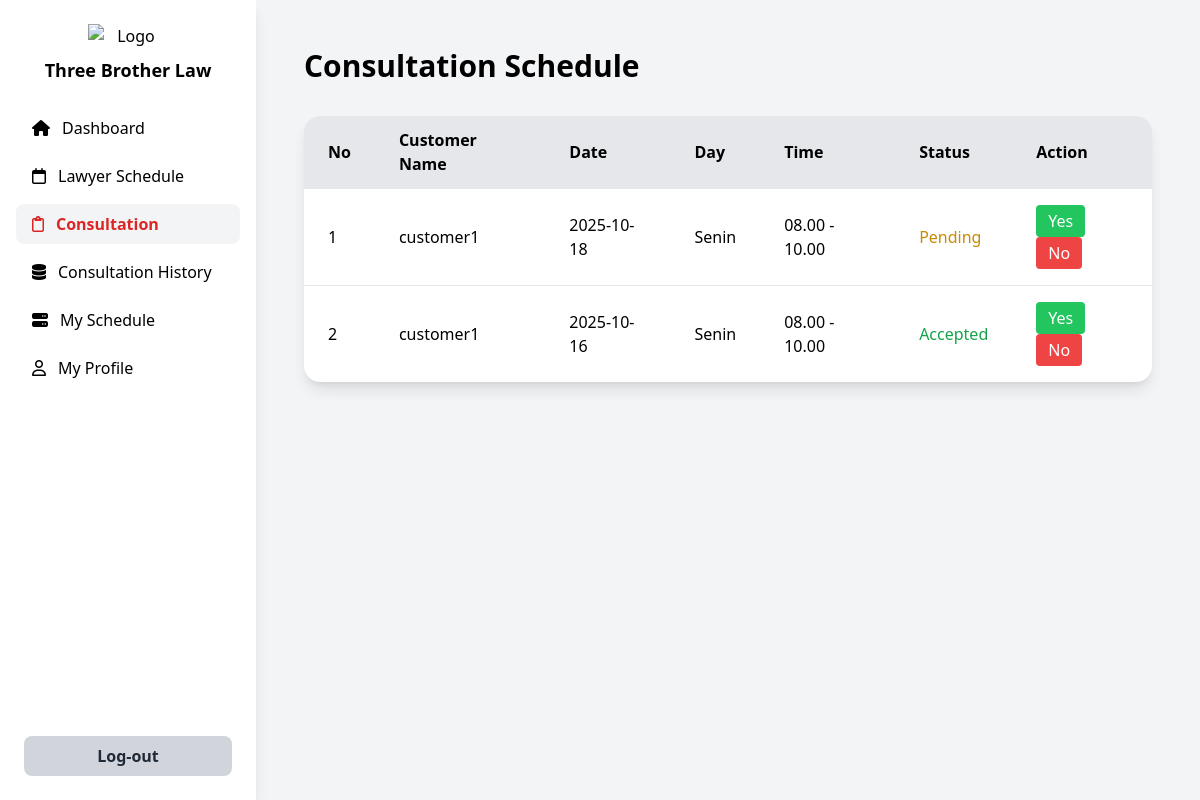
Page /pengacara/consultation/consultation.php (signed in) on the earlier database version.
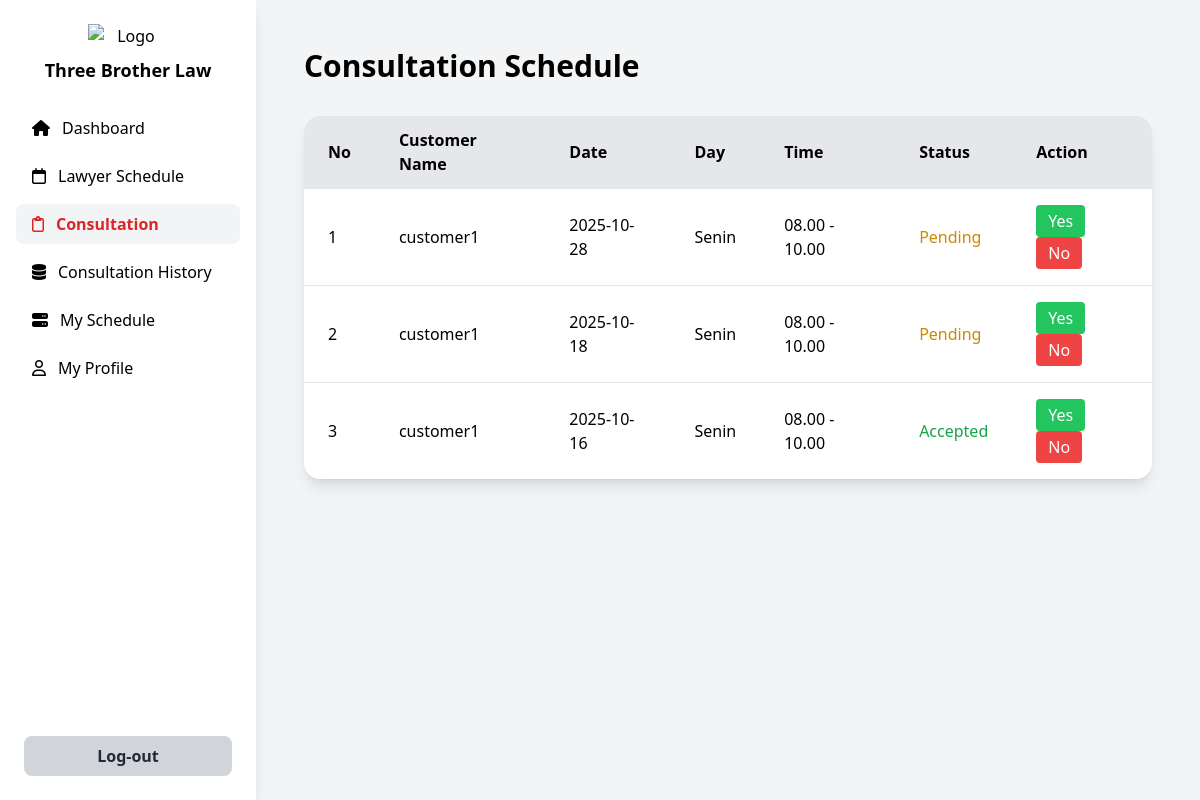
Same page on the later database version.
### tables this page shows
CREATE TABLE `consultation_schedule` (
  `id` int NOT NULL,
  `lawyer_id` int DEFAULT NULL,
  `customer_id` int DEFAULT NULL,
  `customer_name` varchar(100) NOT NULL,
  `profession` varchar(100) NOT NULL,
  `lawyer_name` varchar(100) NOT NULL,
  `consultation_date` date NOT NULL,
  `day` varchar(20) NOT NULL,
  `time` varchar(20) NOT NULL,
  `status` enum('Pending','Accepted','Rejected') DEFAULT 'Pending',
  `created_at` timestamp NULL DEFAULT CURRENT_TIMESTAMP
);

### pengacara/consultation/consultation.php (the view, shortened to what the changed rows need)
<?php
require_once '../../config.php';
try {
    $stmt = $pdo->prepare("
        SELECT l.id
        FROM lawyers l
        JOIN users u ON l.user_id = u.id
        WHERE u.username = :username
    ");
    $stmt->execute(['username' => $_SESSION['username']]);
    $lawyer = $stmt->fetch(PDO::FETCH_ASSOC);
    $lawyer_id = $lawyer['id'];
    $stmt = $pdo->prepare("
        SELECT id, customer_name, consultation_date, day, time, status
        FROM consultation_schedule
        WHERE lawyer_id = :lawyer_id
        ORDER BY id DESC
    ");
    $stmt->execute(['lawyer_id' => $lawyer_id]);
    $consultations = $stmt->fetchAll(PDO::FETCH_ASSOC);
} catch (PDOException $e) {
    die("Database error: " . $e->getMessage());
}
?>
<!DOCTYPE html>
<html lang="en">
<head>
  <script src="https://cdn.tailwindcss.com"></script>
  <link rel="stylesheet" href="https://cdnjs.cloudflare.com/ajax/libs/font-awesome/6.4.0/css/all.min.css">
</head>
<body class="bg-gray-100 font-sans">
  <div class="flex min-h-screen">
    <aside class="w-64 bg-white shadow-lg flex flex-col justify-between">
      <div>
        <div class="p-6 text-center">
          <h2 class="text-lg font-bold">Three Brother Law</h2>
        </div>
      </div>
    </aside>
    <main class="flex-1 p-12">
      <h1 class="text-3xl font-bold mb-8">Consultation Schedule</h1>
      <div class="bg-white shadow-lg rounded-2xl overflow-hidden">
        <table class="w-full text-left border-collapse">
          <thead class="bg-gray-200">
            <tr>
              <th class="px-6 py-3 font-semibold">No</th>
              <th class="px-6 py-3 font-semibold">Customer Name</th>
              <th class="px-6 py-3 font-semibold">Date</th>
              <th class="px-6 py-3 font-semibold">Day</th>
              <th class="px-6 py-3 font-semibold">Time</th>
              <th class="px-6 py-3 font-semibold">Status</th>
              <th class="px-6 py-3 font-semibold">Action</th>
            </tr>
          </thead>
          <tbody>
            <?php if (count($consultations) > 0): ?>
              <?php foreach ($consultations as $index => $row): ?>
                <tr class="border-t hover:bg-gray-50">
                  <td class="px-6 py-4"><?= $index + 1 ?></td>
                  <td class="px-6 py-4"><?= htmlspecialchars($row['customer_name']) ?></td>
                  <td class="px-6 py-4"><?= htmlspecialchars($row['consultation_date']) ?></td>
                  <td class="px-6 py-4"><?= htmlspecialchars($row['day']) ?></td>
                  <td class="px-6 py-4"><?= htmlspecialchars($row['time']) ?></td>
                  <td class="px-6 py-4">
                    <span class="<?= $row['status'] == 'Accepted' ? 'text-green-600' : ($row['status'] == 'Rejected' ? 'text-red-600' : 'text-yellow-600') ?>">
                      <?= htmlspecialchars($row['status']) ?>
                    </span>
                  </td>
                  <td class="px-6 py-4 flex space-x-2">
                    <form method="POST" action="update-status.php">
                      <button name="action" value="accept" class="bg-green-500 text-white px-3 py-1 rounded hover:bg-green-600">Yes</button>
                      <button name="action" value="reject" class="bg-red-500 text-white px-3 py-1 rounded hover:bg-red-600">No</button>
                    </form>
                  </td>
                </tr>
              <?php endforeach; ?>
            <?php else: ?>
                <tr>
                  <td colspan="7" class="text-center py-4 text-gray-500">No consultation schedule yet.</td>
                </tr>
            <?php endif; ?>
          </tbody>
        </table>
      </div>
    </main>
  </div>
</body>
</html>

Differences in the rows shown:
added consultation_schedule: customer_name "customer1", consultation_date "2025-10-28", day "Senin", time "08.00 - 10.00", status "Pending"
